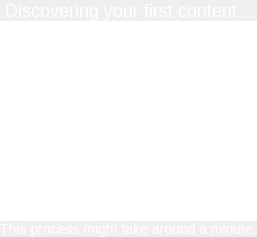
        <widget class="DiscoveringPage" name="discovering_page">
         <layout class="QVBoxLayout" name="verticalLayout">
          <property name="spacing">
           <number>0</number>
          </property>
          <property name="leftMargin">
           <number>0</number>
          </property>
          <property name="topMargin">
           <number>0</number>
          </property>
          <property name="rightMargin">
           <number>0</number>
          </property>
          <property name="bottomMargin">
           <number>0</number>
          </property>
          <item>
           <widget class="QLabel" name="discovering_top_label">
            <property name="sizePolicy">
             <sizepolicy hsizetype="Preferred" vsizetype="Expanding">
              <horstretch>0</horstretch>
              <verstretch>0</verstretch>
             </sizepolicy>
            </property>
            <property name="styleSheet">
             <string notr="true">color: white; font-size: 18px;</string>
            </property>
            <property name="text">
             <string>Discovering your first content...</string>
            </property>
            <property name="alignment">
             <set>Qt::AlignCenter</set>
            </property>
           </widget>
          </item>
          <item>
           <widget class="QGraphicsView" name="discovering_svg_view">
            <property name="sizePolicy">
             <sizepolicy hsizetype="Expanding" vsizetype="Fixed">
              <horstretch>0</horstretch>
              <verstretch>0</verstretch>
             </sizepolicy>
            </property>
            <property name="minimumSize">
             <size>
              <width>0</width>
              <height>200</height>
             </size>
            </property>
            <property name="maximumSize">
             <size>
              <width>16777215</width>
              <height>200</height>
             </size>
            </property>
            <property name="styleSheet">
             <string notr="true">border: none;</string>
            </property>
           </widget>
          </item>
          <item>
           <widget class="QLabel" name="label_34">
            <property name="sizePolicy">
             <sizepolicy hsizetype="Preferred" vsizetype="Expanding">
              <horstretch>0</horstretch>
              <verstretch>0</verstretch>
             </sizepolicy>
            </property>
            <property name="styleSheet">
             <string notr="true">color: white; font-size: 14px;</string>
            </property>
            <property name="text">
             <string>This process might take around a minute.</string>
            </property>
            <property name="alignment">
             <set>Qt::AlignCenter</set>
            </property>
           </widget>
          </item>
         </layout>
        </widget>
